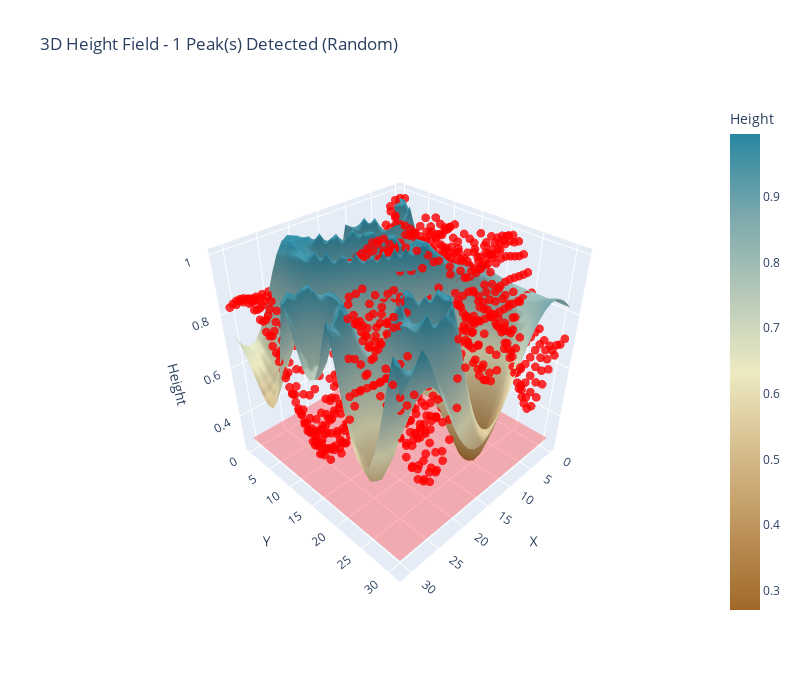
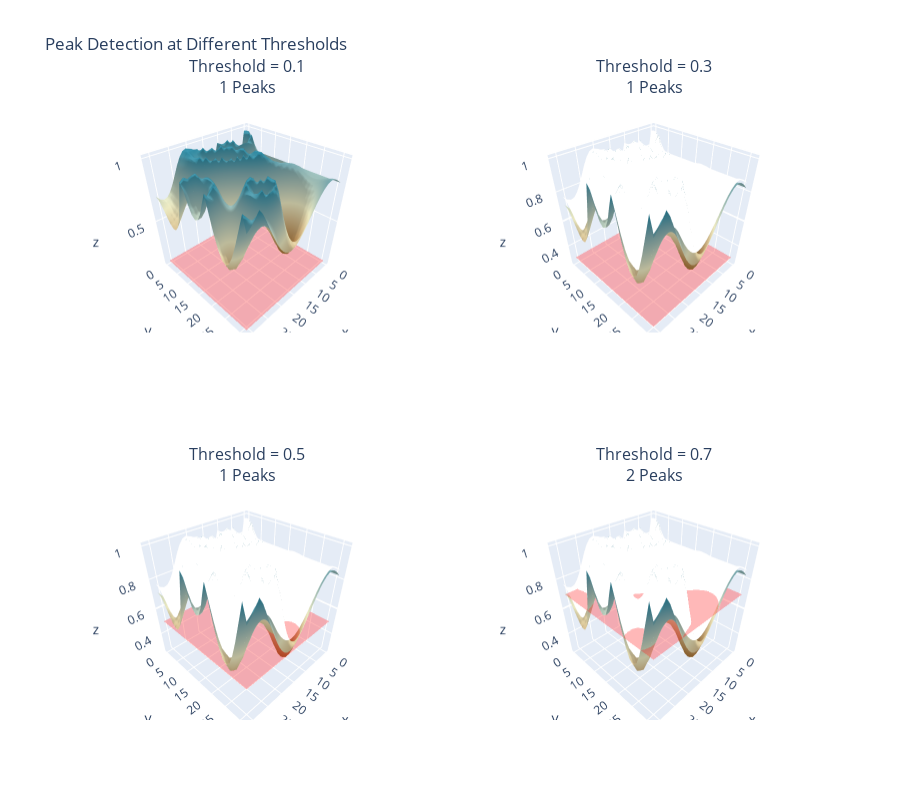
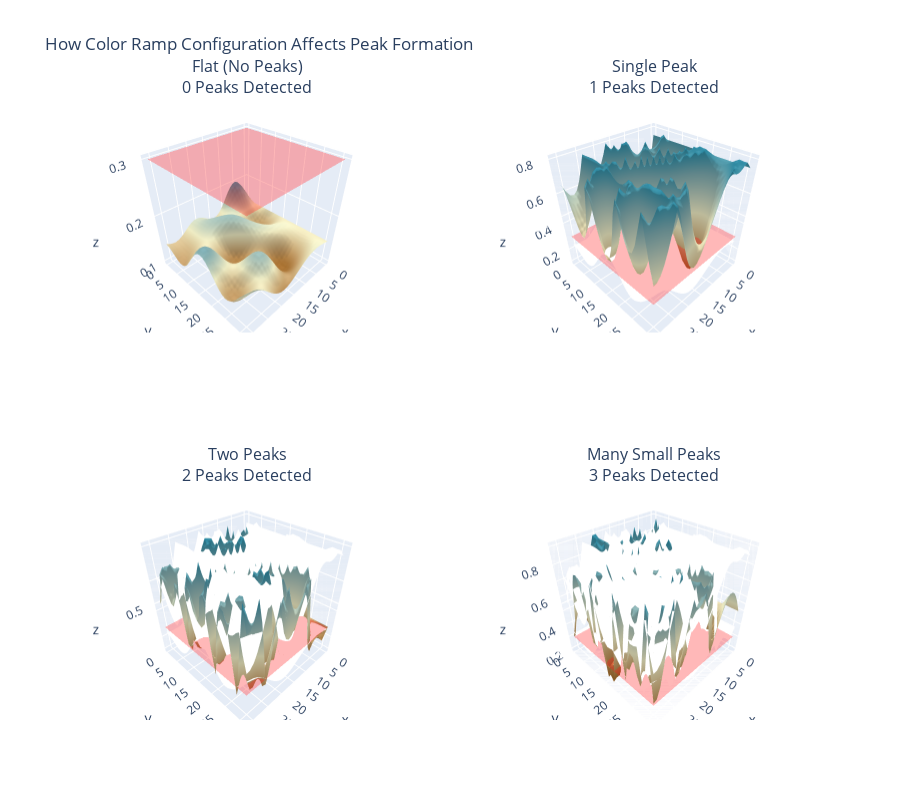
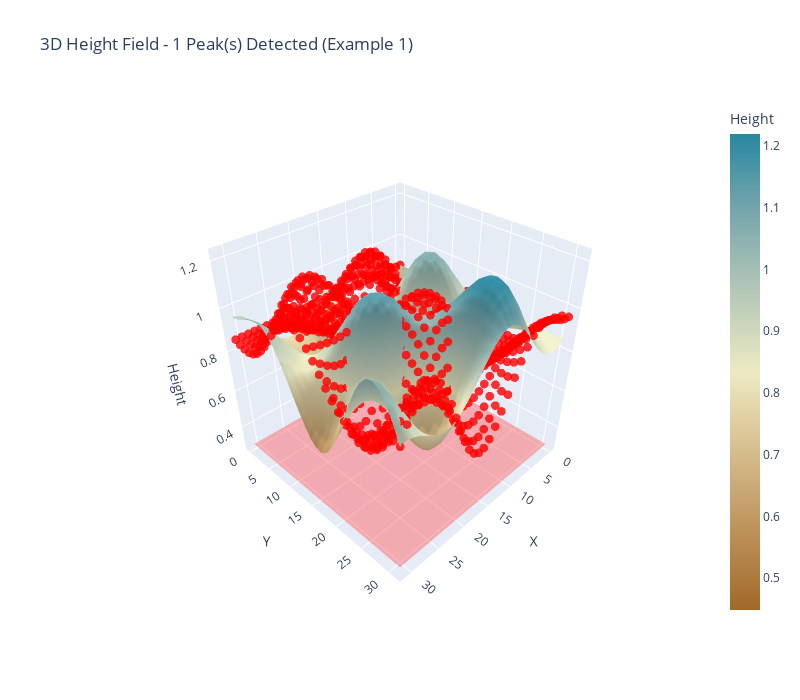

Notebook cell for these charts, in order:
### Markdown cell above
## Run

### Code cell
if __name__ == "__main__":
    demo_3d_peak_detection()

### Figure 1 — Plotly figure (JSON) as saved in the notebook; plotly's stock layout.template omitted (floating-point values rounded to 4 significant figures; data arrays with more than 128 entries replaced by an {"elided": "..."} marker saying what was removed)
{"data": [{"colorbar": {"title": {"text": "Height"}, "x": 1}, "colorscale": [[0, "rgb(161, 105, 40)"], [0.1667, "rgb(189, 146, 90)"], [0.3333, "rgb(214, 189, 141)"], [0.5, "rgb(237, 234, 194)"], [0.6667, "rgb(181, 200, 184)"], [0.8333, "rgb(121, 167, 172)"], [1, "rgb(40, 135, 161)"]], "hovertemplate": "X: %{x}<br>Y: %{y}<br>Height: %{z:.3f}<extra></extra>", "name": "Height Field", "showscale": true, "type": "surface", "x": {"elided": "32x32 int values"}, "y": {"elided": "32x32 int values"}, "z": {"elided": "32x32 float values"}}, {"colorscale": [[0, "rgba(255,0,0,0.3)"], [1, "rgba(255,0,0,0.3)"]], "hovertemplate": "Threshold Plane<br>Z = %{z}<extra></extra>", "name": "Threshold = 0.3", "showscale": false, "type": "surface", "x": {"elided": "32x32 int values"}, "y": {"elided": "32x32 int values"}, "z": {"elided": "32x32 float values"}}, {"hovertemplate": "Peak Point<br>X: %{x}<br>Y: %{y}<br>Height: %{z:.3f}<extra></extra>", "marker": {"color": "red", "opacity": 0.8, "size": 3}, "mode": "markers", "name": "Peak Points", "type": "scatter3d", "x": {"elided": "1019 int values"}, "y": {"elided": "1019 int values"}, "z": {"elided": "1019 float values"}}], "layout": {"height": 700, "scene": {"camera": {"eye": {"x": 1.5, "y": 1.5, "z": 1.5}}, "xaxis": {"title": {"text": "X"}}, "yaxis": {"title": {"text": "Y"}}, "zaxis": {"title": {"text": "Height"}}}, "title": {"text": "3D Height Field - 1 Peak(s) Detected (Random)"}, "width": 800}}

### Figure 2 — Plotly figure (JSON) as saved in the notebook; plotly's stock layout.template omitted (floating-point values rounded to 4 significant figures; data arrays with more than 128 entries replaced by an {"elided": "..."} marker saying what was removed)
{"data": [{"colorscale": [[0, "rgb(161, 105, 40)"], [0.1667, "rgb(189, 146, 90)"], [0.3333, "rgb(214, 189, 141)"], [0.5, "rgb(237, 234, 194)"], [0.6667, "rgb(181, 200, 184)"], [0.8333, "rgb(121, 167, 172)"], [1, "rgb(40, 135, 161)"]], "name": "Threshold 0.1", "scene": "scene", "showscale": false, "type": "surface", "x": {"elided": "32x32 int values"}, "y": {"elided": "32x32 int values"}, "z": {"elided": "32x32 float values"}}, {"colorscale": [[0, "rgba(255,0,0,0.3)"], [1, "rgba(255,0,0,0.3)"]], "name": "Plane 0.1", "scene": "scene", "showscale": false, "type": "surface", "x": {"elided": "32x32 int values"}, "y": {"elided": "32x32 int values"}, "z": {"elided": "32x32 float values"}}, {"colorscale": [[0, "rgb(161, 105, 40)"], [0.1667, "rgb(189, 146, 90)"], [0.3333, "rgb(214, 189, 141)"], [0.5, "rgb(237, 234, 194)"], [0.6667, "rgb(181, 200, 184)"], [0.8333, "rgb(121, 167, 172)"], [1, "rgb(40, 135, 161)"]], "name": "Threshold 0.3", "scene": "scene2", "showscale": false, "type": "surface", "x": {"elided": "32x32 int values"}, "y": {"elided": "32x32 int values"}, "z": {"elided": "32x32 float values"}}, {"colorscale": [[0, "rgba(255,0,0,0.3)"], [1, "rgba(255,0,0,0.3)"]], "name": "Plane 0.3", "scene": "scene2", "showscale": false, "type": "surface", "x": {"elided": "32x32 int values"}, "y": {"elided": "32x32 int values"}, "z": {"elided": "32x32 float values"}}, {"colorscale": [[0, "rgb(161, 105, 40)"], [0.1667, "rgb(189, 146, 90)"], [0.3333, "rgb(214, 189, 141)"], [0.5, "rgb(237, 234, 194)"], [0.6667, "rgb(181, 200, 184)"], [0.8333, "rgb(121, 167, 172)"], [1, "rgb(40, 135, 161)"]], "name": "Threshold 0.5", "scene": "scene3", "showscale": false, "type": "surface", "x": {"elided": "32x32 int values"}, "y": {"elided": "32x32 int values"}, "z": {"elided": "32x32 float values"}}, {"colorscale": [[0, "rgba(255,0,0,0.3)"], [1, "rgba(255,0,0,0.3)"]], "name": "Plane 0.5", "scene": "scene3", "showscale": false, "type": "surface", "x": {"elided": "32x32 int values"}, "y": {"elided": "32x32 int values"}, "z": {"elided": "32x32 float values"}}, {"colorscale": [[0, "rgb(161, 105, 40)"], [0.1667, "rgb(189, 146, 90)"], [0.3333, "rgb(214, 189, 141)"], [0.5, "rgb(237, 234, 194)"], [0.6667, "rgb(181, 200, 184)"], [0.8333, "rgb(121, 167, 172)"], [1, "rgb(40, 135, 161)"]], "name": "Threshold 0.7", "scene": "scene4", "showscale": false, "type": "surface", "x": {"elided": "32x32 int values"}, "y": {"elided": "32x32 int values"}, "z": {"elided": "32x32 float values"}}, {"colorscale": [[0, "rgba(255,0,0,0.3)"], [1, "rgba(255,0,0,0.3)"]], "name": "Plane 0.7", "scene": "scene4", "showscale": false, "type": "surface", "x": {"elided": "32x32 int values"}, "y": {"elided": "32x32 int values"}, "z": {"elided": "32x32 float values"}}], "layout": {"annotations": [{"font": {"size": 16}, "showarrow": false, "text": "Threshold = 0.1<br>1 Peaks", "x": 0.225, "xanchor": "center", "xref": "paper", "y": 1, "yanchor": "bottom", "yref": "paper"}, {"font": {"size": 16}, "showarrow": false, "text": "Threshold = 0.3<br>1 Peaks", "x": 0.775, "xanchor": "center", "xref": "paper", "y": 1, "yanchor": "bottom", "yref": "paper"}, {"font": {"size": 16}, "showarrow": false, "text": "Threshold = 0.5<br>1 Peaks", "x": 0.225, "xanchor": "center", "xref": "paper", "y": 0.375, "yanchor": "bottom", "yref": "paper"}, {"font": {"size": 16}, "showarrow": false, "text": "Threshold = 0.7<br>2 Peaks", "x": 0.775, "xanchor": "center", "xref": "paper", "y": 0.375, "yanchor": "bottom", "yref": "paper"}], "height": 800, "scene": {"domain": {"x": [0, 0.45], "y": [0.625, 1]}}, "scene2": {"domain": {"x": [0.55, 1], "y": [0.625, 1]}}, "scene3": {"domain": {"x": [0, 0.45], "y": [0, 0.375]}}, "scene4": {"domain": {"x": [0.55, 1], "y": [0, 0.375]}}, "showlegend": false, "title": {"text": "Peak Detection at Different Thresholds"}}}

### Figure 3 — Plotly figure (JSON) as saved in the notebook; plotly's stock layout.template omitted (floating-point values rounded to 4 significant figures; data arrays with more than 128 entries replaced by an {"elided": "..."} marker saying what was removed)
{"data": [{"colorscale": [[0, "rgb(161, 105, 40)"], [0.1667, "rgb(189, 146, 90)"], [0.3333, "rgb(214, 189, 141)"], [0.5, "rgb(237, 234, 194)"], [0.6667, "rgb(181, 200, 184)"], [0.8333, "rgb(121, 167, 172)"], [1, "rgb(40, 135, 161)"]], "name": "Flat (No Peaks)", "scene": "scene", "showscale": false, "type": "surface", "x": {"elided": "32x32 int values"}, "y": {"elided": "32x32 int values"}, "z": {"elided": "32x32 float values"}}, {"colorscale": [[0, "rgba(255,0,0,0.3)"], [1, "rgba(255,0,0,0.3)"]], "name": "Threshold Flat (No Peaks)", "scene": "scene", "showscale": false, "type": "surface", "x": {"elided": "32x32 int values"}, "y": {"elided": "32x32 int values"}, "z": {"elided": "32x32 float values"}}, {"colorscale": [[0, "rgb(161, 105, 40)"], [0.1667, "rgb(189, 146, 90)"], [0.3333, "rgb(214, 189, 141)"], [0.5, "rgb(237, 234, 194)"], [0.6667, "rgb(181, 200, 184)"], [0.8333, "rgb(121, 167, 172)"], [1, "rgb(40, 135, 161)"]], "name": "Single Peak", "scene": "scene2", "showscale": false, "type": "surface", "x": {"elided": "32x32 int values"}, "y": {"elided": "32x32 int values"}, "z": {"elided": "32x32 float values"}}, {"colorscale": [[0, "rgba(255,0,0,0.3)"], [1, "rgba(255,0,0,0.3)"]], "name": "Threshold Single Peak", "scene": "scene2", "showscale": false, "type": "surface", "x": {"elided": "32x32 int values"}, "y": {"elided": "32x32 int values"}, "z": {"elided": "32x32 float values"}}, {"colorscale": [[0, "rgb(161, 105, 40)"], [0.1667, "rgb(189, 146, 90)"], [0.3333, "rgb(214, 189, 141)"], [0.5, "rgb(237, 234, 194)"], [0.6667, "rgb(181, 200, 184)"], [0.8333, "rgb(121, 167, 172)"], [1, "rgb(40, 135, 161)"]], "name": "Two Peaks", "scene": "scene3", "showscale": false, "type": "surface", "x": {"elided": "32x32 int values"}, "y": {"elided": "32x32 int values"}, "z": {"elided": "32x32 float values"}}, {"colorscale": [[0, "rgba(255,0,0,0.3)"], [1, "rgba(255,0,0,0.3)"]], "name": "Threshold Two Peaks", "scene": "scene3", "showscale": false, "type": "surface", "x": {"elided": "32x32 int values"}, "y": {"elided": "32x32 int values"}, "z": {"elided": "32x32 float values"}}, {"colorscale": [[0, "rgb(161, 105, 40)"], [0.1667, "rgb(189, 146, 90)"], [0.3333, "rgb(214, 189, 141)"], [0.5, "rgb(237, 234, 194)"], [0.6667, "rgb(181, 200, 184)"], [0.8333, "rgb(121, 167, 172)"], [1, "rgb(40, 135, 161)"]], "name": "Many Small Peaks", "scene": "scene4", "showscale": false, "type": "surface", "x": {"elided": "32x32 int values"}, "y": {"elided": "32x32 int values"}, "z": {"elided": "32x32 float values"}}, {"colorscale": [[0, "rgba(255,0,0,0.3)"], [1, "rgba(255,0,0,0.3)"]], "name": "Threshold Many Small Peaks", "scene": "scene4", "showscale": false, "type": "surface", "x": {"elided": "32x32 int values"}, "y": {"elided": "32x32 int values"}, "z": {"elided": "32x32 float values"}}], "layout": {"annotations": [{"font": {"size": 16}, "showarrow": false, "text": "Flat (No Peaks)<br>0 Peaks Detected", "x": 0.225, "xanchor": "center", "xref": "paper", "y": 1, "yanchor": "bottom", "yref": "paper"}, {"font": {"size": 16}, "showarrow": false, "text": "Single Peak<br>1 Peaks Detected", "x": 0.775, "xanchor": "center", "xref": "paper", "y": 1, "yanchor": "bottom", "yref": "paper"}, {"font": {"size": 16}, "showarrow": false, "text": "Two Peaks<br>2 Peaks Detected", "x": 0.225, "xanchor": "center", "xref": "paper", "y": 0.375, "yanchor": "bottom", "yref": "paper"}, {"font": {"size": 16}, "showarrow": false, "text": "Many Small Peaks<br>3 Peaks Detected", "x": 0.775, "xanchor": "center", "xref": "paper", "y": 0.375, "yanchor": "bottom", "yref": "paper"}], "height": 800, "scene": {"domain": {"x": [0, 0.45], "y": [0.625, 1]}}, "scene2": {"domain": {"x": [0.55, 1], "y": [0.625, 1]}}, "scene3": {"domain": {"x": [0, 0.45], "y": [0, 0.375]}}, "scene4": {"domain": {"x": [0.55, 1], "y": [0, 0.375]}}, "showlegend": false, "title": {"text": "How Color Ramp Configuration Affects Peak Formation"}}}

### Figure 4 — Plotly figure (JSON) as saved in the notebook; plotly's stock layout.template omitted (floating-point values rounded to 4 significant figures; data arrays with more than 128 entries replaced by an {"elided": "..."} marker saying what was removed)
{"data": [{"colorbar": {"title": {"text": "Height"}, "x": 1}, "colorscale": [[0, "rgb(161, 105, 40)"], [0.1667, "rgb(189, 146, 90)"], [0.3333, "rgb(214, 189, 141)"], [0.5, "rgb(237, 234, 194)"], [0.6667, "rgb(181, 200, 184)"], [0.8333, "rgb(121, 167, 172)"], [1, "rgb(40, 135, 161)"]], "hovertemplate": "X: %{x}<br>Y: %{y}<br>Height: %{z:.3f}<extra></extra>", "name": "Height Field", "showscale": true, "type": "surface", "x": {"elided": "32x32 int values"}, "y": {"elided": "32x32 int values"}, "z": {"elided": "32x32 float values"}}, {"colorscale": [[0, "rgba(255,0,0,0.3)"], [1, "rgba(255,0,0,0.3)"]], "hovertemplate": "Threshold Plane<br>Z = %{z}<extra></extra>", "name": "Threshold = 0.3", "showscale": false, "type": "surface", "x": {"elided": "32x32 int values"}, "y": {"elided": "32x32 int values"}, "z": {"elided": "32x32 float values"}}, {"hovertemplate": "Peak Point<br>X: %{x}<br>Y: %{y}<br>Height: %{z:.3f}<extra></extra>", "marker": {"color": "red", "opacity": 0.8, "size": 3}, "mode": "markers", "name": "Peak Points", "type": "scatter3d", "x": {"elided": "1024 int values"}, "y": {"elided": "1024 int values"}, "z": {"elided": "1024 float values"}}], "layout": {"height": 700, "scene": {"camera": {"eye": {"x": 1.5, "y": 1.5, "z": 1.5}}, "xaxis": {"title": {"text": "X"}}, "yaxis": {"title": {"text": "Y"}}, "zaxis": {"title": {"text": "Height"}}}, "title": {"text": "3D Height Field - 1 Peak(s) Detected (Example 1)"}, "width": 800}}
